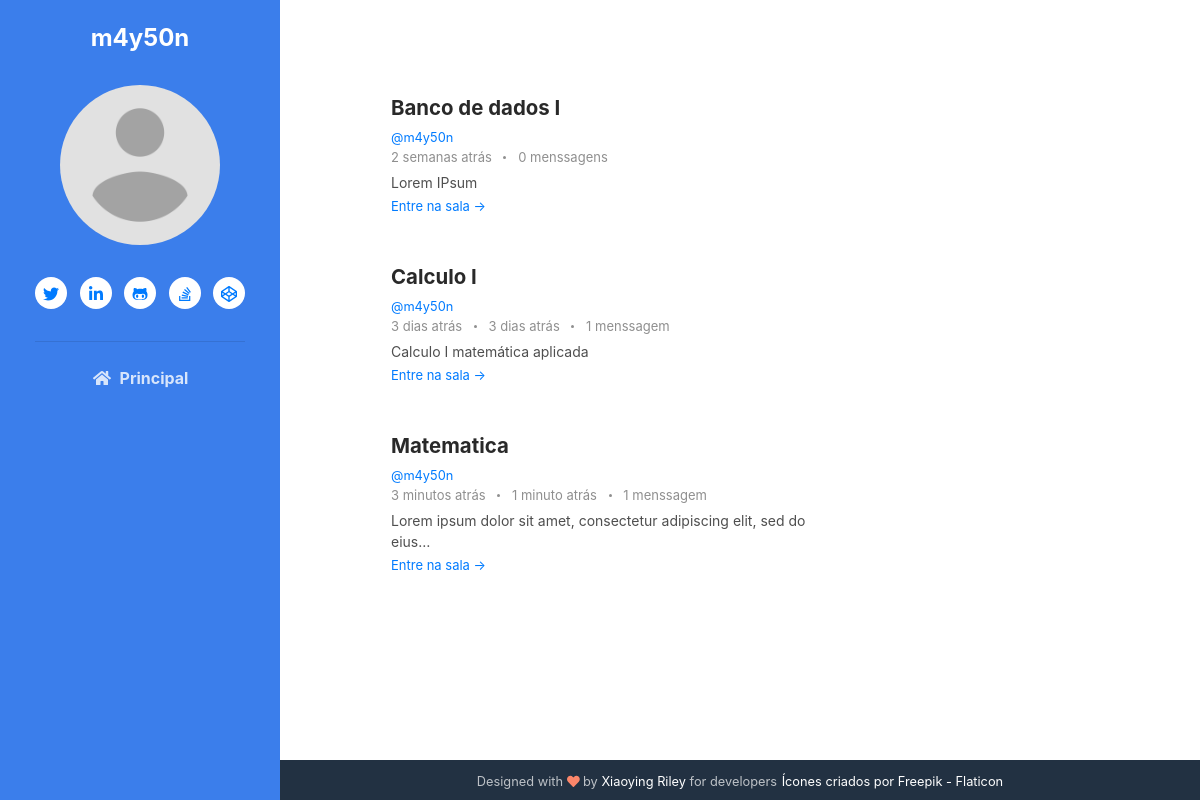
/profile/3 (signed in), run on an earlier commit of the app's database.
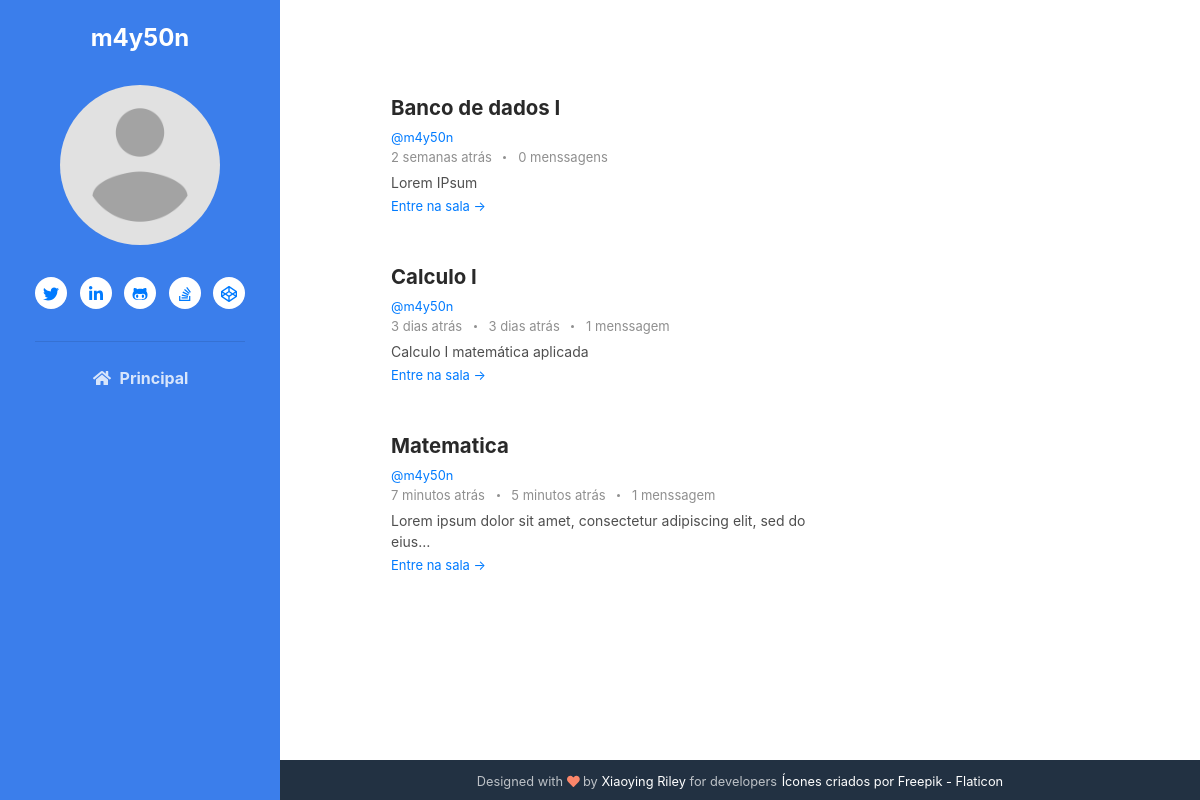
And on a later commit of the database.
### base/models.py (models this page shows, shortened)
class Room(models.Model):
    host = models.ForeignKey(User, on_delete=models.SET_NULL, null=True)
    classe = models.ForeignKey(Classe, on_delete=models.SET_NULL, null=True)
    name = models.CharField(max_length=200)
    desc = models.TextField(null=True, blank=True)
    room_join = models.CharField(default='room', max_length=20)
    participants = models.ManyToManyField(
        User, related_name='participants', blank=True)
    updated = models.DateTimeField(auto_now=True)
    created = models.DateTimeField(auto_now_add=True)
    created_in = models.TextField(default='capsulat', blank=True)
    crypt_key = models.CharField(max_length=23)
    class Meta:
        ordering = ['-updated', '-created']

class Message(models.Model):
    user = models.ForeignKey(User, on_delete=models.CASCADE)
    room = models.ForeignKey(Room, on_delete=models.CASCADE)
    body = models.TextField()
    update = models.DateTimeField(auto_now=True)
    created = models.DateTimeField(auto_now_add=True)
    created_in = models.TextField(null=True, blank=True)

### base/views.py (the view)
# urls.py: path('profile/<str:pk>', views.userProfile, name="user-profile"),
@login_required(login_url='login')
def userProfile(request, pk):
    user = User.objects.get(id=pk)
    rooms = user.room_set.all()
    room_messages = user.message_set.all().order_by('-created')
    classes = Classe.objects.all()
    recent_activity = room_messages[:6]
    context = {'user': user, 'rooms': rooms,
               'room_messages': room_messages, 'classes': classes, 'recent_activity': recent_activity}
    return render(request, 'base/profile.html', context)

### base/templates/base/profile.html (shortened to what this page needs)
{% extends 'main.html' %}
{% block content%}
    <div class="main-2-column main-container">
        <div>
            {% include 'base/feed_component.html' %}
        </div>
    </div>
{% endblock content %}

### base/templates/base/feed_component.html (shortened to what this page needs)
{% load humanize %}
<section class="blog-list px-3 py-5 p-md-5 ">
    <div class="container">
        {% for room in rooms %}
            <div class="item mb-5">
                <div class="media">
                    <div class="media-body">
                        <h3 class="title mb-1">
                            <a href="{% url 'join' room.id%}">
                                {{room.name}}
                            </a>
                        </h3>
                        <small><a href="{% url 'user-profile' room.host.id %}">@{{room.host.username}}</a></small>
                        <div class="meta mb-1"><span class="date">
                            {{room.created_in}}
                        </span>
                            {% if room.message_set.all.count > 0 %}
                            <span class="time">
                            {% for m in room.message_set.all %}
                                {% if forloop.last %}
                                {{m.created_in}}
                                {% endif %}
                            {% endfor%}
                            </span>
                            {% endif %}
                            <span class="comment">
                                <a href="#">
                                    {{room.message_set.all.count}}
                                {% if room.message_set.all.count > 1 or room.message_set.all.count == 0%}
                                    menssagens
                                {% else %}
                                    menssagem
                                {% endif %}
                                </a>
                            </span>
                        </div>
                        <div class="intro">{{room.desc|truncatechars:70}}</div>
                        <a class="more-link" href="{% url 'room' room.id%}">Entre na sala &rarr;</a>
                    </div>
                </div>
            </div>
        {% endfor %}
    </div>
</section>

What changed in the data, as far as the page shows it:
changed Room "Matematica": created_in "3 minutos atrás" → "7 minutos atrás"
changed Message: created_in "1 minuto atrás" → "5 minutos atrás"
